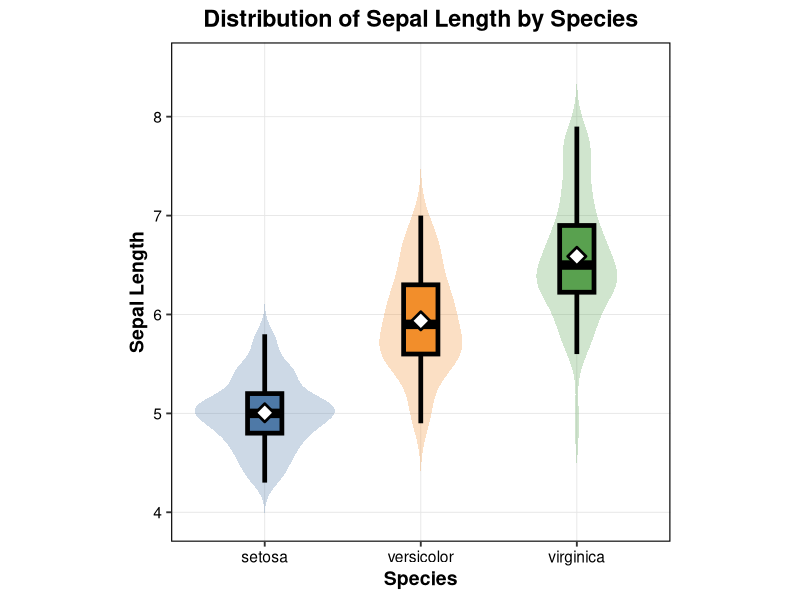
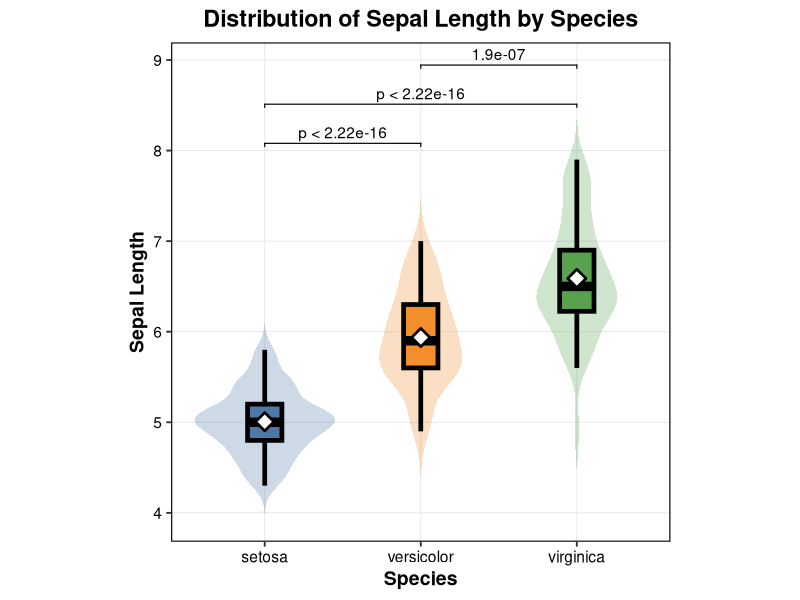
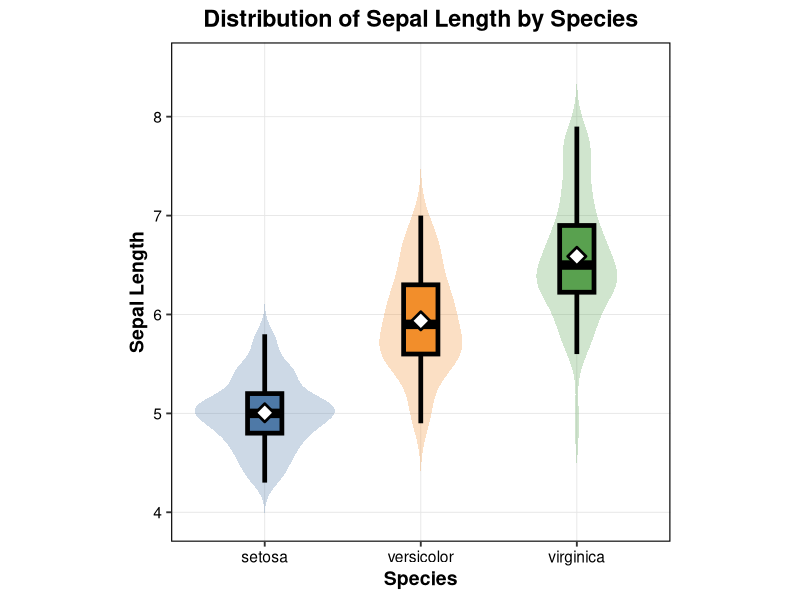
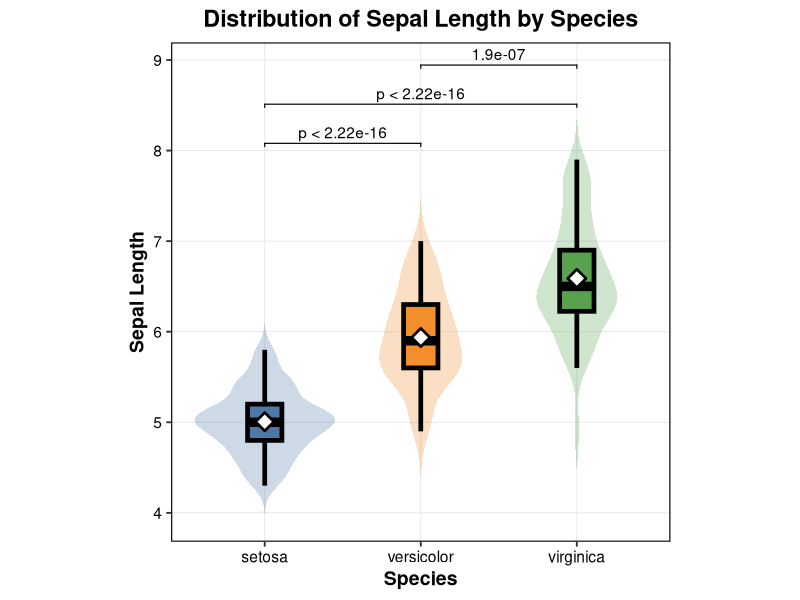
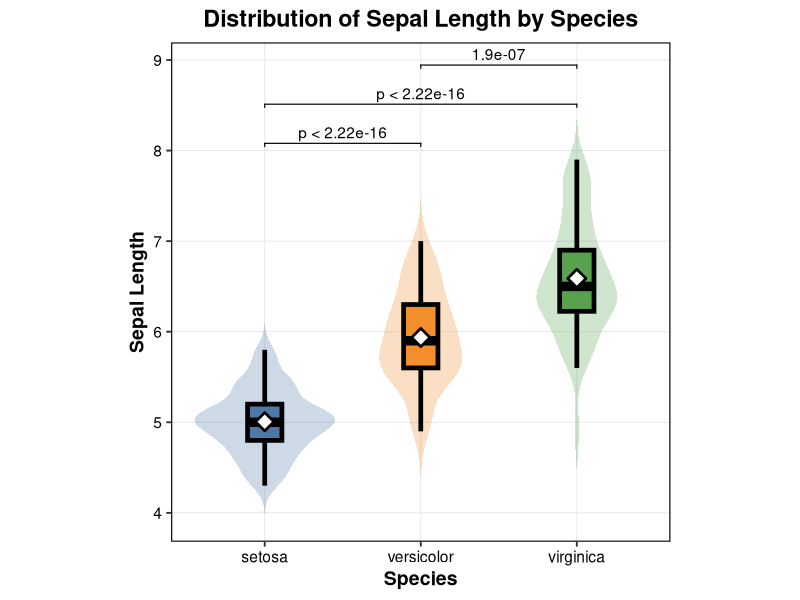

R code for these plots, in order:
# =============================================================================
# 提琴图加箱线显著性组合图
# organized：线性脚本 + 中文分节；路径相对本条目目录
# =============================================================================

script_dir <- tryCatch(
  dirname(normalizePath(sys.frame(1)$ofile)),
  error = function(e) {
    args <- commandArgs(trailingOnly = FALSE)
    file_arg <- grep("^--file=", args, value = TRUE)
    if (length(file_arg)) dirname(normalizePath(sub("^--file=", "", file_arg))) else normalizePath(getwd())
  }
)
root <- if (basename(script_dir) == "code") dirname(script_dir) else script_dir
out_dir <- file.path(root, "output", "figures")
dir.create(out_dir, recursive = TRUE, showWarnings = FALSE)

# =========================================================
# 1. 加载包
# =========================================================
suppressPackageStartupMessages({
  library(ggplot2)
  library(dplyr)
  library(ggpubr)
})

# =========================================================
# 2. 示例数据（使用 IRIS 内置数据集，仅作演示）
# =========================================================
data(iris)
data <- data.frame(
  Region = iris$Species,
  Value  = iris$Sepal.Length
)

# =========================================================
# 3. 自定义配色（3 个组）
# =========================================================
fill_cols <- c("#4E79A7", "#F28E2B", "#59A14F")

# =========================================================
# 4. 自定义主题
# =========================================================
theme_clean_pub <- function(base_size = 14) {
  theme_bw(base_size = base_size) +
    theme(
      panel.grid.minor   = element_blank(),
      panel.grid.major   = element_line(linewidth = 0.3, color = "grey90"),
      panel.border       = element_rect(color = "black", linewidth = 0.8),
      axis.text          = element_text(color = "black"),
      axis.title         = element_text(face = "bold"),
      plot.title         = element_text(face = "bold", hjust = 0.5),
      strip.background   = element_blank()
    )
}

# =========================================================
# 5. 绘图
# =========================================================
p_combo <- ggplot(data, aes(x = Region, y = Value, fill = Region)) +
  geom_violin(
    trim  = FALSE,
    color = NA,
    alpha = 0.28,
    width = 0.9
  ) +
  geom_boxplot(
    width         = 0.22,
    linewidth     = 1.6,
    color         = "black",
    outlier.shape = NA,
    alpha         = 1
  ) +
  stat_summary(
    fun   = mean,
    geom  = "point",
    shape = 23,
    size  = 4,
    fill  = "white",
    color = "black",
    stroke = 1.4
  ) +
  scale_fill_manual(values = fill_cols) +
  labs(
    title = "Distribution of Sepal Length by Species",
    x     = "Species",
    y     = "Sepal Length"
  ) +
  theme_clean_pub() +
  theme(
    legend.position = "none",
    aspect.ratio    = 1
  )

print(p_combo)

# =========================================================
# 6. 显著性标注
# =========================================================
comparisons <- combn(as.character(unique(data$Region)), 2, simplify = FALSE)

p_sig <- p_combo +
  stat_compare_means(
    method        = "t.test",
    comparisons   = comparisons,
    label         = "p.label",
    bracket.size  = 0.4,
    tip.length    = 0.01,
    step_increase = 0.08
  )

print(p_sig)

# =========================================================
# 7. 输出图片
# =========================================================
ggsave(file.path(out_dir, "violin_boxplot_combo.png"),
       plot = p_combo, width = 7, height = 6, dpi = 300, bg = "white")
ggsave(file.path(out_dir, "violin_boxplot_combo_sig.png"),
       plot = p_sig, width = 7, height = 6, dpi = 300, bg = "white")

# =========================================================
# 8. 生成 preview.png（保存至模块根目录）
# =========================================================
ggsave(file.path(root, "preview.png"),
       plot = p_sig, width = 7, height = 6, dpi = 300, bg = "white")
